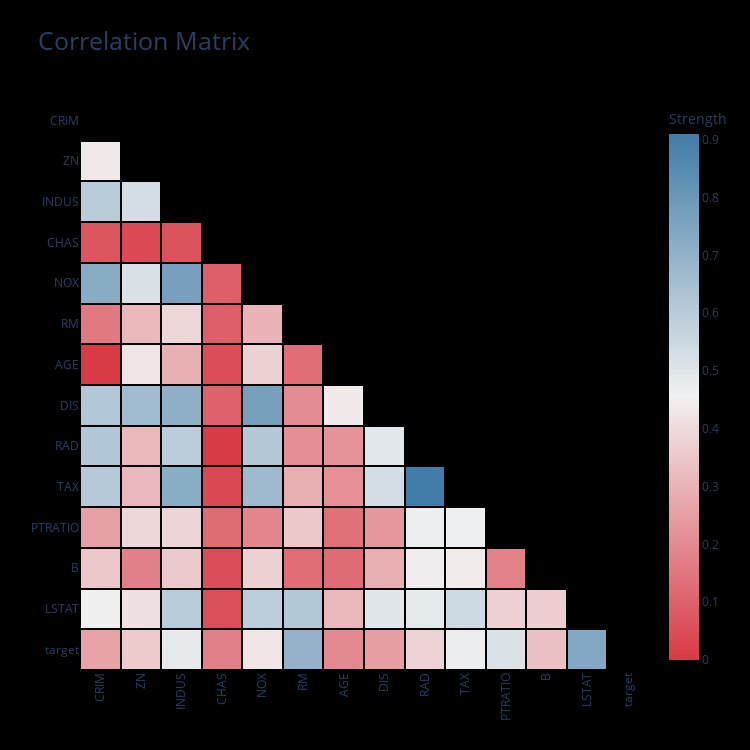

The cell this chart's notebook holds for it:
### Markdown cell above
## Show categorical features
**WARNING**: When using categorical features, the matrix represents strength of association (i.e. in the scale [0, 1]). This is because it is hard to define the meaning of a *negative association* involving a categorical feature.

### Code cell
dd.correlation_matrix(df, categorical=True, viz_backend="plotly")

### Figure 1 — Plotly figure (JSON) as saved in the notebook; plotly's stock layout.template omitted (floating-point values rounded to 4 significant figures; data arrays with more than 128 entries replaced by an {"elided": "..."} marker saying what was removed)
{"data": [{"colorbar": {"title": {"text": "Strength"}}, "colorscale": {"elided": "255x2 mixed values"}, "connectgaps": false, "type": "heatmap", "x": ["CRIM", "ZN", "INDUS", "CHAS", "NOX", "RM", "AGE", "DIS", "RAD", "TAX", "PTRATIO", "B", "LSTAT", "target"], "xgap": 2, "y": ["target", "LSTAT", "B", "PTRATIO", "TAX", "RAD", "DIS", "AGE", "RM", "NOX", "CHAS", "INDUS", "ZN", "CRIM"], "ygap": 2, "z": {"elided": "14x14 float values"}}], "layout": {"autosize": false, "height": 750, "paper_bgcolor": "rgb(0,0,0,0)", "plot_bgcolor": "rgb(0,0,0,0)", "title": {"font": {"size": 25}, "text": "Correlation Matrix"}, "width": 750, "xaxis": {"automargin": true, "showgrid": false, "tickangle": -90, "ticks": ""}, "yaxis": {"automargin": true, "showgrid": false, "ticks": ""}}}
